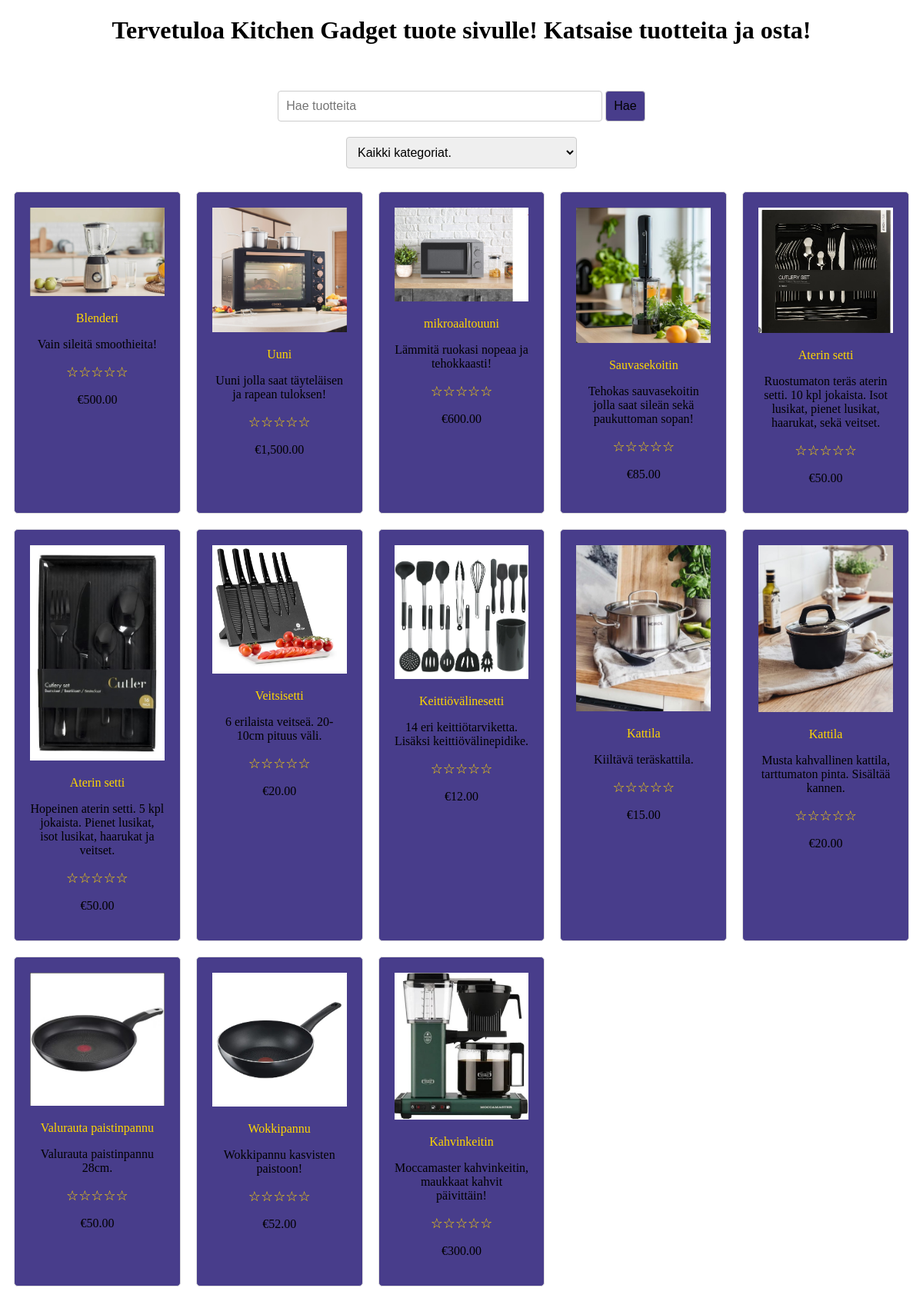
The page /tuoteet.php on the database its author committed.
### tables this page shows
CREATE TABLE `tuotteet` (
  `id` int(11) NOT NULL,
  `nimi` varchar(255) NOT NULL,
  `nimi_en` varchar(255) DEFAULT NULL,
  `kuvaus` text DEFAULT NULL,
  `kuvaus_en` text DEFAULT NULL,
  `hinta` decimal(10,2) NOT NULL,
  `kuva` varchar(255) DEFAULT NULL,
  `varastomäärä` int(11) DEFAULT 0
);

### lang.php (called while the page is built, shortened)
<?php
$active_language = $_SESSION['lang'] ?? 'fi';
$current_lang = $lang[$active_language] ?? $lang['fi'];
?>

### tuoteet.php (the view, shortened to what this page needs)
<?php
require_once('lang.php');
try {
    $dsn = "mysql:host=" . DB_HOST . ";dbname=" . DB_DATABASE . ";charset=utf8";
    $pdo = new PDO($dsn, DB_USER, DB_PASSWORD);
    $pdo->setAttribute(PDO::ATTR_ERRMODE, PDO::ERRMODE_EXCEPTION);
    $pdo->setAttribute(PDO::ATTR_DEFAULT_FETCH_MODE, PDO::FETCH_ASSOC);
    $pdo->setAttribute(PDO::ATTR_EMULATE_PREPARES, false);
} catch (PDOException $e) {
    die('Database connection failed: ' . $e->getMessage());
}
$lang = $_SESSION['lang'];
$sql = "
    SELECT
        t.id,
        " . ($lang == 'en' ? "t.nimi_en" : "t.nimi") . " AS nimi,
        " . ($lang == 'en' ? "t.kuvaus_en" : "t.kuvaus") . " AS kuvaus,
        t.kuva, t.hinta, t.varastomäärä,
        COALESCE(GROUP_CONCAT(k.nimi SEPARATOR ','), '') AS categories,
        COALESCE(AVG(a.arvosana), 0) AS avg_rating
    FROM tuotteet t
    LEFT JOIN tuote_kategoria tk ON t.id = tk.tuote_id
    LEFT JOIN kategoriat k ON tk.kategoria_id = k.id
    LEFT JOIN arvostelut a ON t.id = a.tuote_id
    GROUP BY t.id
";
$stmt = $pdo->prepare($sql);
$stmt->execute();
$products = $stmt->fetchAll();
?>
<!DOCTYPE html>
<html lang="en">
<head>
</head>
<body>
    <h1 style="text-align: center;"><?= $current_lang['WelcomeProducts']; ?></h1>
    <br>
    <div class="search-bar-container">
        <input type="text" id="searchInput" class="search-bar" placeholder="<?= $current_lang['SearchProduct']; ?>">
        <button class="search-btn" onclick="searchProduct()"><?= $current_lang['Search']; ?></button>
    </div>
    <div class="category-container">
        <select id="categorySelect" class="category-select" onchange="filterByCategory()">
            <option value="all"><?= $current_lang['allKategories']; ?></option>
        </select>
    </div>
    <form>
    <div class="product-grid">
        <?php foreach ($products as $product): ?>
            <div class="product" data-id="<?= htmlspecialchars($product['id']) ?>"
                data-categories="<?= htmlspecialchars($product['categories']) ?>"
                onclick="showPopup('<?= htmlspecialchars($product['id']) ?>', '<?= htmlspecialchars($product['nimi']) ?>', '<?= htmlspecialchars($product['kuvaus']) ?>', '<?= htmlspecialchars($product['kuva']) ?>', '<?= htmlspecialchars($product['hinta']) ?>', '<?= htmlspecialchars($product['varastomäärä']) ?>')">
                <img src="<?= htmlspecialchars($product['kuva']) ?>" alt="<?= htmlspecialchars($product['nimi']) ?>">
                <p style="color: gold;" class="name"><?= htmlspecialchars($product['nimi']) ?></p>
                <p class="description"><?= htmlspecialchars($product['kuvaus']) ?></p>
                <p class="rating">
                    <?php
                    $rating = round($product['avg_rating']);
                    for ($i = 1; $i <= 5; $i++) {
                        if ($i <= $rating) {
                            echo '★';
                        } else {
                            echo '☆';
                        }
                    }
                    ?>
                </p>
                <p class="price">€<?= number_format($product['hinta'], 2) ?></p>
            </div>
        <?php endforeach; ?>
    </div>
</form>

### tuoteet.php (style rules this page uses)
.product-grid { display: grid; grid-template-columns: repeat(auto-fill, minmax(200px, 1fr)); gap: 20px; max-width: 1200px; margin: 20px auto; padding: 10px; }
.product { position: relative; border: 1px solid #ddd; border-radius: 5px; overflow: hidden; text-align: center; background-color: darkslateblue; transition: transform 0.3s, background-color 0.3s; padding: 20px; }
.product img { width: 100%; height: auto; object-fit: cover; background-color: slateblue; }
.search-bar-container { margin: 20px auto; max-width: 500px; text-align: center; }
.search-bar { width: 80%; padding: 10px; font-size: 16px; border: 1px solid #ccc; border-radius: 4px; }
.search-btn { background-color: darkslateblue; border-radius: 4px; cursor: pointer; font-size: 16px; border: 1px solid #ccc; padding: 10px 10px; transition: background-color 0.3s; }
.category-container { margin: 20px auto; max-width: 300px; text-align: center; }
.category-select { width: 100%; padding: 10px; font-size: 16px; border: 1px solid #ccc; border-radius: 4px; }
.rating { color: gold; font-size: 18px; margin: 5px 0; }

### rows shown on the page
tuotteet: kuva (picture), nimi "Blenderi", kuvaus "Vain sileitä smoothieita!", hinta "500.00"
tuotteet: kuva (picture), nimi "Uuni", kuvaus "Uuni jolla saat täyteläisen ja rapean tuloksen!", hinta "1,500.00"
tuotteet: kuva+nimi (picture), nimi "mikroaaltouuni", kuvaus "Lämmitä ruokasi nopeaa ja tehokkaasti!", hinta "600.00"
tuotteet: kuva (picture), nimi "Sauvasekoitin", kuvaus "Tehokas sauvasekoitin jolla saat sileän sekä paukuttoman sopan!", hinta "85.00"
tuotteet: kuva (picture), nimi "Aterin setti", kuvaus "Ruostumaton teräs aterin setti. 10 kpl jokaista. Isot lusikat, pienet lusikat, haarukat, sekä veitset.", hinta "50.00"
tuotteet: kuva (picture), nimi "Aterin setti", kuvaus "Hopeinen aterin setti. 5 kpl jokaista. Pienet lusikat, isot lusikat, haarukat ja veitset.", hinta "50.00"
tuotteet: kuva (picture), nimi "Veitsisetti", kuvaus "6 erilaista veitseä. 20-10cm pituus väli.", hinta "20.00"
tuotteet: kuva (picture), nimi "Keittiövälinesetti", kuvaus "14 eri keittiötarviketta. Lisäksi keittiövälinepidike.", hinta "12.00"
tuotteet: kuva (picture), nimi "Kattila", kuvaus "Kiiltävä teräskattila.", hinta "15.00"
tuotteet: kuva (picture), nimi "Kattila", kuvaus "Musta kahvallinen kattila, tarttumaton pinta. Sisältää kannen.", hinta "20.00"
tuotteet: kuva (picture), nimi "Valurauta paistinpannu", kuvaus "Valurauta paistinpannu 28cm.", hinta "50.00"
tuotteet: kuva (picture), nimi "Wokkipannu", kuvaus "Wokkipannu kasvisten paistoon!", hinta "52.00"
tuotteet: kuva (picture), nimi "Kahvinkeitin", kuvaus "Moccamaster kahvinkeitin, maukkaat kahvit päivittäin!", hinta "300.00"

### other values the page prints
$current_lang['WelcomeProducts'] "Tervetuloa Kitchen Gadget tuote sivulle! Katsaise tuotteita ja osta!"
$current_lang['Search'] "Hae"
form field value "Kaikki kategoriat."
